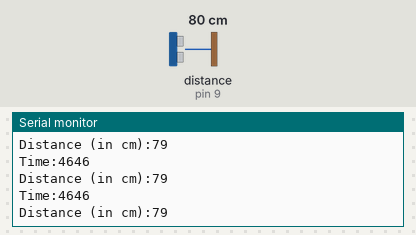
Bench run of a sketch on a simulated Arduino Uno, built with avr-gcc and run on an emulated ATmega328P. Shown: the last lines printed to the serial monitor. Wiring (inferred from the names in the program): ultrasonic range finder: trigger pin 10; echo pin 9. Inputs (shaded band) come from the test bench; at power-on: distance to the obstacle (sensor on pin 9) 80 cm. The echo pulse lasts 58.3 µs per cm.

Above: at 1.2 s.
1.3 s: distance to the obstacle (sensor on pin 9) set to 120 cm
At 2.2 s:
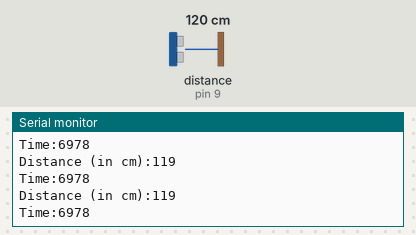
4.3 s: distance to the obstacle (sensor on pin 9) set to 2 cm
At 5.1 s:
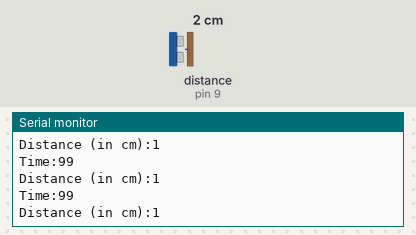
7.3 s: distance to the obstacle (sensor on pin 9) set to 4 cm
At 8.0 s:
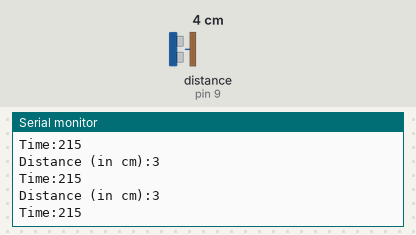
10.3 s: distance to the obstacle (sensor on pin 9) set to 18 cm
At 11.0 s:
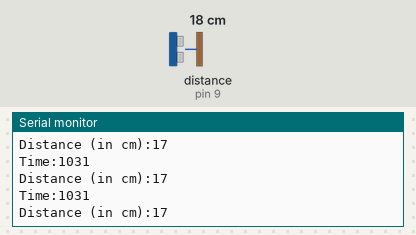
Timing chart, 0 to 13.3 s (numbered marks = the images above; inputs shaded):
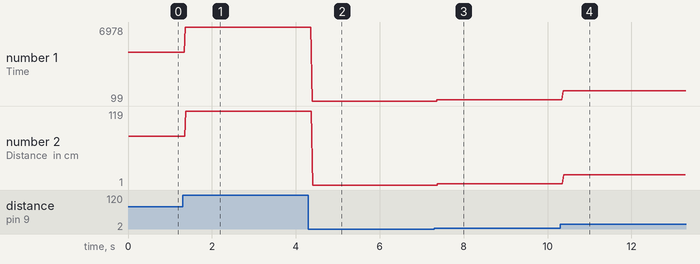

Measured:
- after the input at 1.3 s, the serial monitor: prints a new line after 0.07 s (image 1)
- after the input at 4.3 s, the serial monitor: prints a new line after 0.09 s (image 2)
- after the input at 7.3 s, the serial monitor: prints a new line after 0.08 s (image 3)
- after the input at 10.3 s, the serial monitor: prints a new line after 0.07 s (image 4)
- plotted number 1: 4646 → 6978 after the input at 1.3 s, 6978 → 99 after the input at 4.3 s, 99 → 215 after the input at 7.3 s, 215 → 1031 after the input at 10.3 s
- plotted number 2: 79 → 119 after the input at 1.3 s, 119 → 1 after the input at 4.3 s, 1 → 3 after the input at 7.3 s, 3 → 17 after the input at 10.3 s

The sketch:

Code.ino
```cpp
int trigpin = 10;
int echopin = 9;
int time;
int distance;

void setup()
{
  pinMode(trigpin, OUTPUT);
  pinMode(echopin, INPUT);
  Serial.begin(9600);
}

void loop()
{
  digitalWrite(trigpin, LOW);
  delayMicroseconds(2);

  digitalWrite(trigpin, HIGH);
  delayMicroseconds(10);
  digitalWrite(trigpin,LOW);

  time = pulseIn(echopin, HIGH);
  Serial.print("Time:");
  Serial.println(time);

  distance = time * 0.0343/2;

  Serial.print("Distance (in cm):");
  Serial.println(distance);
}
```
